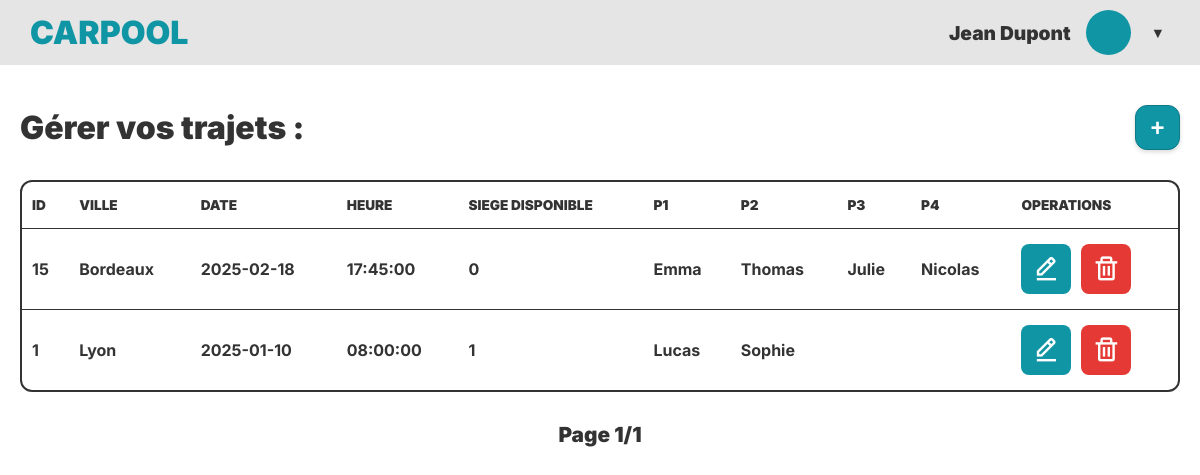
The page /users/gestionTrajetsUser.php (signed in) on the database as committed earlier.
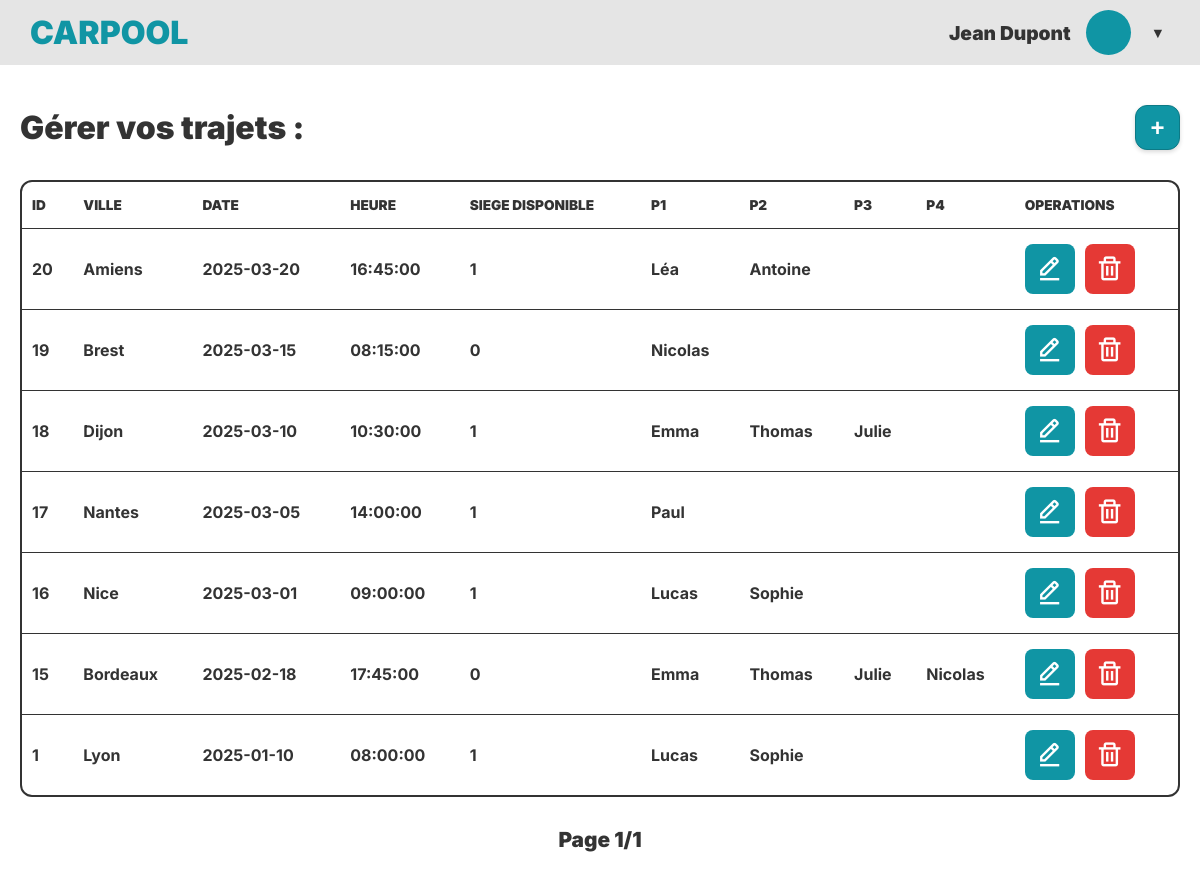
The same page on the database as committed later.
### tables this page shows
CREATE TABLE IF NOT EXISTS `trajet` (
  `trajet_id` int NOT NULL AUTO_INCREMENT,
  `trajet_ville` varchar(50) NOT NULL,
  `trajet_date` date NOT NULL,
  `trajet_heure` time NOT NULL,
  `trajet_users_id` int NOT NULL,
  `trajet_nbpassager_max` int NOT NULL,
  `trajet_date_publication` datetime DEFAULT NULL,
  PRIMARY KEY (`trajet_id`)
);

CREATE TABLE IF NOT EXISTS `users` (
  `users_id` int NOT NULL AUTO_INCREMENT,
  `users_mail` varchar(50) NOT NULL,
  `users_firstname` varchar(50) NOT NULL,
  `users_lastname` varchar(50) NOT NULL,
  `users_pwd` varchar(255) NOT NULL,
  `users_ville` varchar(50) DEFAULT NULL,
  `users_contact` varchar(100) DEFAULT NULL,
  `users_is_admin` tinyint(1) NOT NULL DEFAULT '0',
  PRIMARY KEY (`users_id`),
  UNIQUE KEY `users_mail` (`users_mail`)
);

### include/function.php (called while the page is built)
<?php
function hsc($value)
{
    return htmlspecialchars(is_null($value) ? "" : $value);
}
?>

### users/gestionTrajetsUser.php (the view, shortened to what this page needs)
<?php
require_once $_SERVER["DOCUMENT_ROOT"] . "../include/connect.php";
require_once $_SERVER["DOCUMENT_ROOT"] . "../include/function.php";
$limit = 10;
$page = isset($_GET['page']) ? (int)$_GET['page'] : 1;
$offset = ($page - 1) * $limit;
$users_id = $_SESSION["users_id"];
$stmtCount = $db->prepare("SELECT COUNT(*) FROM `trajet` WHERE `trajet_users_id` = :uid");
$stmtCount->execute(['uid' => $users_id]);
$total = $stmtCount->fetchColumn();
$totalPages = ceil($total / $limit);
$stmt = $db->prepare("
    SELECT
    trajet_id,
    trajet_heure,
    trajet_ville,
    trajet_date,
    trajet_nbpassager_max,
    u1.users_firstname AS passager_1,
    u2.users_firstname AS passager_2,
    u3.users_firstname AS passager_3,
    u4.users_firstname AS passager_4
    FROM `trajet`
    LEFT JOIN `passager` p ON p.passager_trajet_id = trajet_id
    LEFT JOIN `users` u1 ON p.passager_un_users_id = u1.users_id
    LEFT JOIN `users` u2 ON p.passager_deux_users_id = u2.users_id
    LEFT JOIN `users` u3 ON p.passager_trois_users_id = u3.users_id
    LEFT JOIN `users` u4 ON p.passager_quatre_users_id = u4.users_id
    WHERE `trajet_users_id` = :uid
    ORDER BY trajet_id DESC
    LIMIT $limit OFFSET $offset
");
$stmt->execute(['uid' => $users_id]);
$recordset = $stmt->fetchAll(PDO::FETCH_ASSOC);
?>
<!DOCTYPE html>
<html lang="fr">
<head>
    <link rel="stylesheet" href="../style/style.css">
    <link rel="stylesheet" href="../style/gestionTrajetsUser.css">
    <link href='https://unpkg.com/boxicons@2.1.4/css/boxicons.min.css' rel='stylesheet'>
</head>
<body class="page-specifique">
    <?php require_once "../include/header.php"; ?>
    <main class="conteneur-large">
        <div class="entete-section">
            <h1 class="titre-page">Gérer vos trajets :</h1>
            <a href="ajoutTrajets.php">
                <button class="bouton-icone" title="Ajouter un trajet" href="ajoutTrajets.php">+</button>
            </a>
        </div>
        <div class="conteneur-table">
            <table class="table-crud">
                <thead>
                    <tr>
                        <th>ID</th>
                        <th>VILLE</th>
                        <th>DATE</th>
                        <th>HEURE</th>
                        <th>SIEGE DISPONIBLE</th>
                        <th>P1</th>
                        <th>P2</th>
                        <th>P3</th>
                        <th>P4</th>
                        <th>OPERATIONS</th>
                    </tr>
                </thead>
                <tbody>
                    <?php foreach ($recordset as $row) {
                        $siegeDispo = $row["trajet_nbpassager_max"];
                        if (!is_null($row["passager_1"])) {
                            $siegeDispo--;
                        }
                        if (!is_null($row["passager_2"])) {
                            $siegeDispo--;
                        }
                        if (!is_null($row["passager_3"])) {
                            $siegeDispo--;
                        }
                        if (!is_null($row["passager_4"])) {
                            $siegeDispo--;
                        }
                    ?>
                        <tr>
                            <td><?= hsc($row["trajet_id"]); ?></td>
                            <td><?= hsc($row["trajet_ville"]); ?></td>
                            <td><?= hsc($row["trajet_date"]); ?></td>
                            <td><?= hsc($row["trajet_heure"]); ?></td>
                            <td><?= $siegeDispo; ?></td>
                            <td><?= hsc($row["passager_1"]); ?></td>
                            <td><?= hsc($row["passager_2"]); ?></td>
                            <td><?= hsc($row["passager_3"]); ?></td>
                            <td><?= hsc($row["passager_4"]); ?></td>
                            <td>
                                <div class="actions-tableau">
                                    <form action="modifTrajets.php" method="post" class="form-action">
                                        <button type="submit" class="bouton-action bouton-modifier" title="Modifier">
                                            <i class="bx bx-edit-alt"></i>
                                        </button>
                                    </form>
                                    <button type="button" class="bouton-action bouton-supprimer" title="Supprimer">
                                        <i class="bx bx-trash"></i>
                                    </button>
                                </div>
                            </td>
                        </tr>
                    <?php } ?>
                </tbody>
            </table>
        </div>
        <div class="pagination">
            <span class="texte-pagination">Page <?= $page ?>/<?= $totalPages ?></span>
        </div>
    </main>
</body>
</html>

### include/header.php (shortened to what this page needs)
<header class="en-tete">
    <a href="home.php">
        <div class="logo">CARPOOL</div>
    </a>
    <div class="profil-utilisateur">
        <span class="nom-utilisateur">
            <?= htmlspecialchars($_SESSION['users_firstname'] ?? '') . ' ' . htmlspecialchars($_SESSION['users_lastname'] ?? '') ?>
        </span>
        <div class="avatar"></div>
        <span class="icone-menu" id="bouton-menu-profil">▼</span>
    </div>
</header>

### style/style.css (style rules this page uses)
:root { --couleur-primaire: #1095a4; --couleur-texte: #333333; --couleur-secondaire: #cccfd1; --couleur-fond: #efefef; --police-principale: 'Inter', sans-serif; }
* { box-sizing: border-box; margin: 0; padding: 0; }
body { font-family: var(--police-principale); background-color: var(--couleur-fond); color: var(--couleur-texte); min-height: 100vh; display: flex; justify-content: center; padding: 40px 20px; }
a { text-decoration: none; color: inherit; }
body.page-specifique { display: block; padding: 0; }
.en-tete { background-color: #e5e5e5; width: 100%; padding: 10px 30px; display: flex; justify-content: space-between; align-items: center; }
.logo { color: var(--couleur-primaire); font-size: 2rem; font-weight: 900; }
.profil-utilisateur { display: flex; align-items: center; gap: 15px; position: relative; }
.nom-utilisateur { font-weight: 900; font-size: 1.2rem; color: var(--couleur-texte); }
.avatar { width: 45px; height: 45px; background-color: var(--couleur-primaire); border-radius: 50%; }
.icone-menu { color: var(--couleur-texte); font-size: 0.9rem; cursor: pointer; padding: 5px; }

### style/gestionTrajetsUser.css (style rules this page uses)
.page-specifique { background-color: #ffffff; }
.conteneur-large { max-width: 1200px; margin: 0 auto; padding: 40px 20px; }
.entete-section { display: flex; justify-content: space-between; align-items: center; margin-bottom: 30px; }
.titre-page { font-size: 2rem; font-weight: 900; color: var(--couleur-texte); }
.bouton-icone { background-color: var(--couleur-primaire); color: white; border: 1px solid #0d7a86; border-radius: 12px; width: 45px; height: 45px; font-size: 1.5rem; font-weight: 900; display: flex; justify-content: center; align-items: center; cursor: pointer; box-shadow: 0px 2px 4px rgba(0, 0, 0, 0.15); transition: opacity 0.2s; }
.conteneur-table { width: 100%; overflow-x: auto; border: 2px solid var(--couleur-texte); border-radius: 12px; background-color: white; }
.table-crud { width: 100%; min-width: 900px; border-collapse: collapse; text-align: left; }
.table-crud th, .table-crud td { padding: 15px 10px; }
.table-crud th { font-size: 0.85rem; font-weight: 900; color: var(--couleur-texte); text-transform: uppercase; }
.table-crud tbody tr { border-top: 1px solid var(--couleur-texte); }
.table-crud tbody td { font-weight: 700; color: var(--couleur-texte); }
.actions-tableau { display: flex; align-items: center; gap: 10px; }
.form-action { margin: 0; }
.bouton-action { display: flex; justify-content: center; align-items: center; width: 50px; height: 50px; border: none; border-radius: 8px; font-size: 1.8rem; cursor: pointer; transition: opacity 0.2s ease; color: white; }
.bouton-modifier { background-color: var(--couleur-primaire); }
.bouton-supprimer { background-color: #e53935; }
.pagination { display: flex; justify-content: center; align-items: center; gap: 20px; margin-top: 30px; }
.texte-pagination { font-size: 1.3rem; font-weight: 900; color: var(--couleur-texte); }

Rows that differ between the two databases and show on the page:
added trajet: trajet_id "20", trajet_ville "Amiens", trajet_date "2025-03-20", trajet_heure "16:45:00", siegeDispo "1", users.users_firstname "Léa", users.users_firstname "Antoine"
added trajet: trajet_id "19", trajet_ville "Brest", trajet_date "2025-03-15", trajet_heure "08:15:00", siegeDispo "0", users.users_firstname "Nicolas"
added trajet: trajet_id "18", trajet_ville "Dijon", trajet_date "2025-03-10", trajet_heure "10:30:00", siegeDispo "1", users.users_firstname "Emma", users.users_firstname "Thomas", users.users_firstname "Julie"
added trajet: trajet_id "17", trajet_ville "Nantes", trajet_date "2025-03-05", trajet_heure "14:00:00", siegeDispo "1", users.users_firstname "Paul"
added trajet: trajet_id "16", trajet_ville "Nice", trajet_date "2025-03-01", trajet_heure "09:00:00", siegeDispo "1", users.users_firstname "Lucas", users.users_firstname "Sophie"
